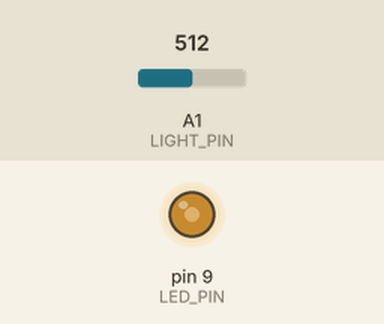
A sketch run on a simulated Arduino Uno, built with avr-gcc and run on an emulated ATmega328P. Shown: output pins drawn as LEDs (lit = HIGH). The test bench sets the inputs (shaded band); at power-on: A1 (LIGHT_PIN) = 512.

Above: at 1.2 s.
1.3 s: A1 (LIGHT_PIN) set to 306
At 2.1 s:
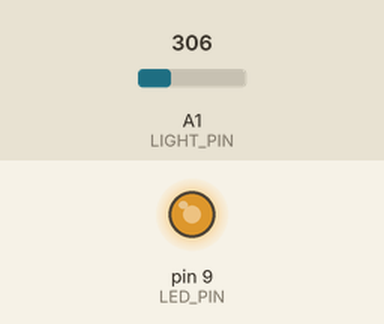
2.8 s: A1 (LIGHT_PIN) set to 122
At 3.5 s:
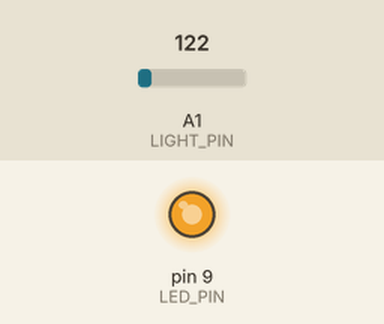
4.3 s: A1 (LIGHT_PIN) set to 900
At 4.8 s:
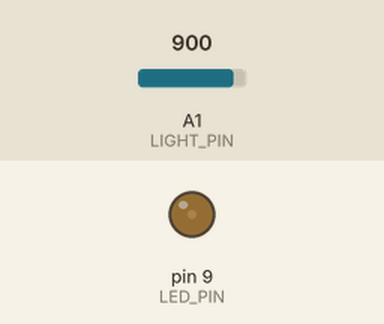
5.8 s: A1 (LIGHT_PIN) set to 1023
At 6.1 s:
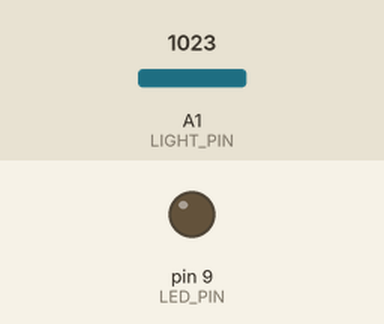
7.3 s: A1 (LIGHT_PIN) set to 511
At 8.7 s:
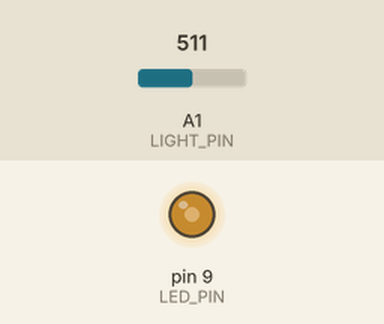
Timing chart, 0 to 9.8 s (numbered marks = the images above; inputs shaded):
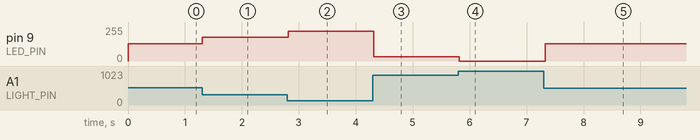

The sketch:

Challenge05_NightLight.ino
```cpp
// Complete example solution for Lesson09, challenge 05.
const int LED_PIN = 9, LIGHT_PIN = A1;
void setup() {
  pinMode(LED_PIN, OUTPUT);
}
void loop() {
  int light = analogRead(LIGHT_PIN);
  int brightness = map(light, 0, 1023, 255, 0);
  analogWrite(LED_PIN, constrain(brightness, 0, 255));
  delay(50);
}
```

Measured:
- after the input at 1.3 s, pin 9 (LED_PIN): 128/255 → 179/255 at once
- after the input at 2.8 s, pin 9 (LED_PIN): 179/255 → 225/255 at once
- after the input at 4.3 s, pin 9 (LED_PIN): 225/255 → 31/255 at once
- after the input at 5.8 s, pin 9 (LED_PIN): 31/255 → 0/255 at once
- after the input at 7.3 s, pin 9 (LED_PIN): 0/255 → 128/255 at once
